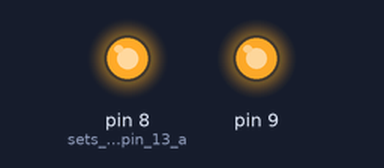
This sketch was run on a simulated Arduino Uno, built with avr-gcc and run on an emulated ATmega328P. On the bench: output pins drawn as LEDs (lit = HIGH).

Above: at 0.15 s.
At 1.95 s:
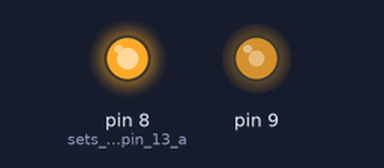
At 3.75 s:
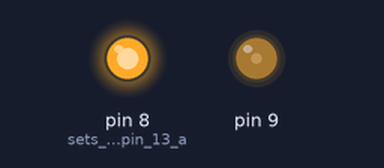
At 4.95 s:
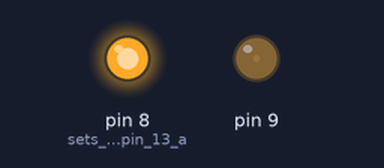
Timing chart, 0 to 6.6 s (numbered marks = the images above):
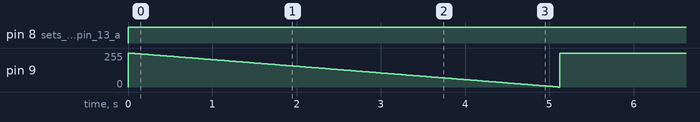

Measured:
- by itself, pin 8 (sets_the_digital_pin_13_a): LOW → HIGH at 0.00 s
- by itself, pin 9: ramps from 255/255 to 0/255 and jumps back, once every 5.1 s

The sketch:

fan-test.ino
```cpp
void setup()
{
  pinMode(8, OUTPUT);      // sets the digital pin 13 as output
  pinMode(9,OUTPUT);
}

void loop()
{
    digitalWrite(8,HIGH);
    for (int i=255;i<256;i--){
      analogWrite(9,i);
      delay(20);

      }
}
```
